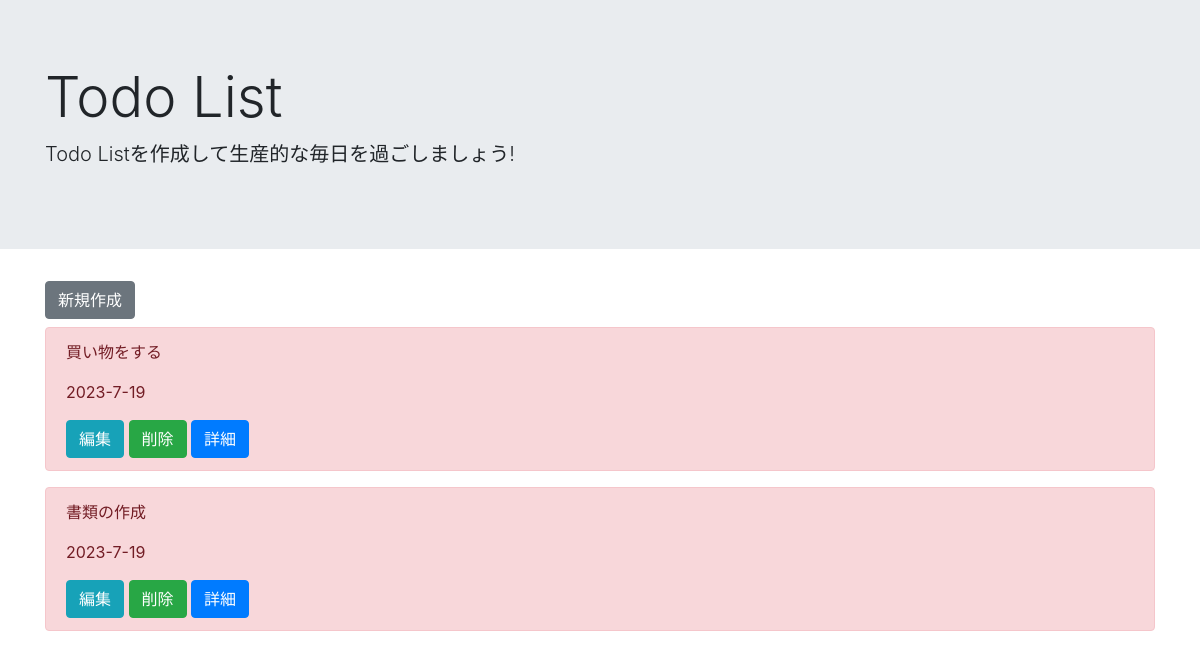
The page /list/ on the database as committed earlier.
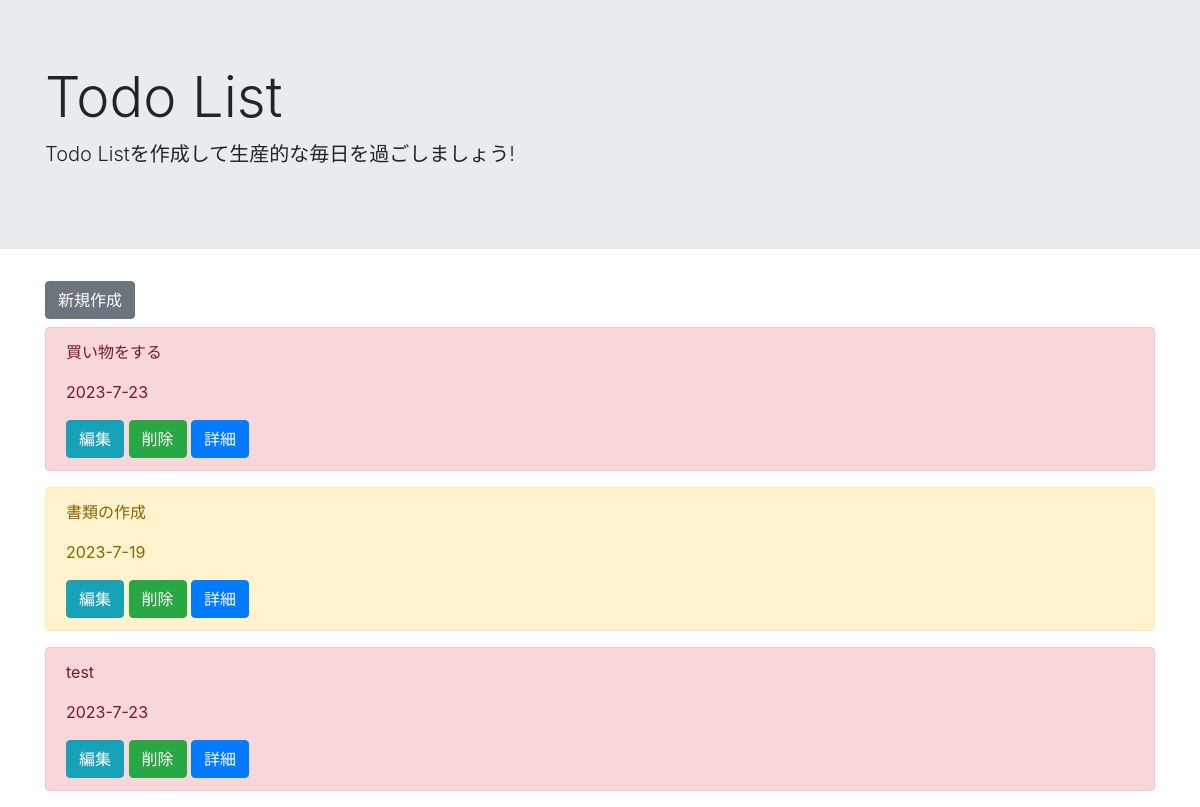
The same page on the database as committed later.
### todo_app/models.py (models this page shows, shortened)
class Todo(models.Model):
    title    = models.CharField(max_length=100)
    memo     = models.TextField()
    priority = models.CharField(
        max_length=50,
        choices=CHOICE
    )
    duedate  = models.DateField()

### todo_app/views.py (the view)
# urls.py: path('list/', views.TodoList.as_view(), name="list"),
class TodoList(ListView):
    template_name = "todo_app/list.html"
    model         = Todo

### todo_app/templates/todo_app/list.html
{% extends "todo_app/base.html" %}
{% block header %}
	<div class="jumbotron jumbotron-fluid">
		<div class="container">
			<h1 class="display-4">Todo List</h1>
			<p class="lead">Todo Listを作成して生産的な毎日を過ごしましょう!</p>
		</div>
	</div>
{% endblock header %}
{% block content %}
	<div class="container">
		<a href="{% url 'todo_app:create' %}" class="btn btn-secondary mb-2" tabindex="-1" role="button" aria-disabled="true">新規作成</a>
		{% for post in todo_list %}
		<div class="alert alert-{{ post.priority }}" role="alert">
			<p>{{ post.title }}</p>
			<p>{{ post.duedate | date:"o-n-j"}}</p>
			<a href="{% url 'todo_app:update' post.pk %}" class="btn btn-info" tabindex="-1" role="button" aria-disabled="true">編集</a>
			<a href="{% url 'todo_app:delete' post.pk %}" class="btn btn-success" tabindex="-1" role="button" aria-disabled="true">削除</a>
			<a href="{% url 'todo_app:detail' post.pk %}" class="btn btn-primary" tabindex="-1" role="button" aria-disabled="true">詳細</a>
		</div>
		{% endfor %}
	</div>
{% endblock content %}

### todo_app/templates/todo_app/base.html (shortened to what this page needs)
<!DOCTYPE html>
<html lang="en">
<head>
	<link rel="stylesheet" href="https://stackpath.bootstrapcdn.com/bootstrap/4.5.0/css/bootstrap.min.css">
</head>
<body>
	{% block header %}{% endblock header %}
	{% block content %}{% endblock content %}
</body>
</html>

Rows that differ between the two databases and show on the page:
changed Todo "買い物をする": duedate "2023-7-19" → "2023-7-23"
changed Todo "書類の作成": priority "danger" → "warning" (drawn)
added Todo: title "test", duedate "2023-7-23"
